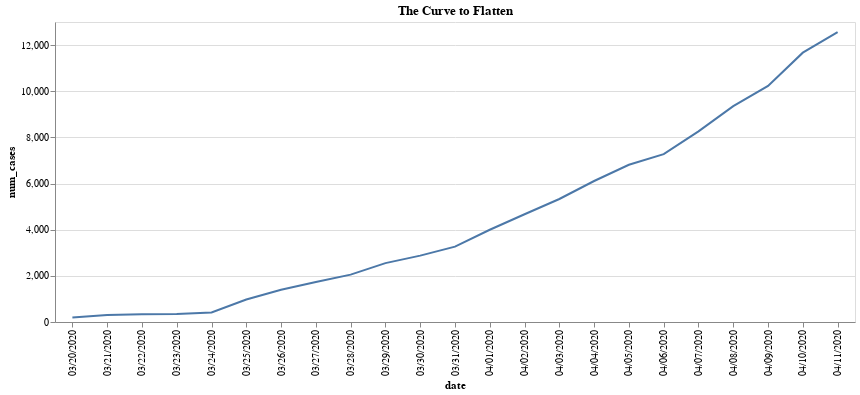

The notebook cell this image was saved under:
### Markdown cell above
4/5/20: The average number of new cases per day is doubling about once a week.

4/6/20: Less cases reported today, but is that because they don't do any testing on Sunday?

4/10/20: Will we be at ~1200 new cases per day on April 14th?

### Code cell
# Everybody loves a good chart.  This one should become more useful over time.

import altair as alt

totals = pd.DataFrame({'num_cases' : df_num_cases.astype({'num_cases': 'int'}).groupby("date")["num_cases"].sum()}).reset_index()

alt.Chart(totals, title="The Curve to Flatten").mark_line().encode(
    x='date:O',
    y='num_cases:Q'
).properties(
  width=800
).interactive(bind_y=False)

### Figure 1 — Vega-Lite specification as saved in the notebook (floating-point values rounded to 4 significant figures)
{"config": {"view": {"continuousWidth": 400, "continuousHeight": 300}}, "data": {"name": "data-e0435f79a23857e923159871e4d537c0"}, "mark": "line", "encoding": {"x": {"type": "ordinal", "field": "date"}, "y": {"type": "quantitative", "field": "num_cases"}}, "selection": {"selector003": {"type": "interval", "bind": "scales", "encodings": ["x"]}}, "title": "The Curve to Flatten", "width": 800, "$schema": "https://vega.github.io/schema/vega-lite/v4.0.2.json", "datasets": {"data-e0435f79a23857e923159871e4d537c0": [{"date": "03/20/2020", "num_cases": 194}, {"date": "03/21/2020", "num_cases": 304}, {"date": "03/22/2020", "num_cases": 334}, {"date": "03/23/2020", "num_cases": 352}, {"date": "03/24/2020", "num_cases": 410}, {"date": "03/25/2020", "num_cases": 974}, {"date": "03/26/2020", "num_cases": 1396}, {"date": "03/27/2020", "num_cases": 1731}, {"date": "03/28/2020", "num_cases": 2052}, {"date": "03/29/2020", "num_cases": 2552}, {"date": "03/30/2020", "num_cases": 2877}, {"date": "03/31/2020", "num_cases": 3266}, {"date": "04/01/2020", "num_cases": 3997}, {"date": "04/02/2020", "num_cases": 4669}, {"date": "04/03/2020", "num_cases": 5330}, {"date": "04/04/2020", "num_cases": 6110}, {"date": "04/05/2020", "num_cases": 6812}, {"date": "04/06/2020", "num_cases": 7276}, {"date": "04/07/2020", "num_cases": 8262}, {"date": "04/08/2020", "num_cases": 9353}, {"date": "04/09/2020", "num_cases": 10230}, {"date": "04/10/2020", "num_cases": 11671}, {"date": "04/11/2020", "num_cases": 12561}]}}
